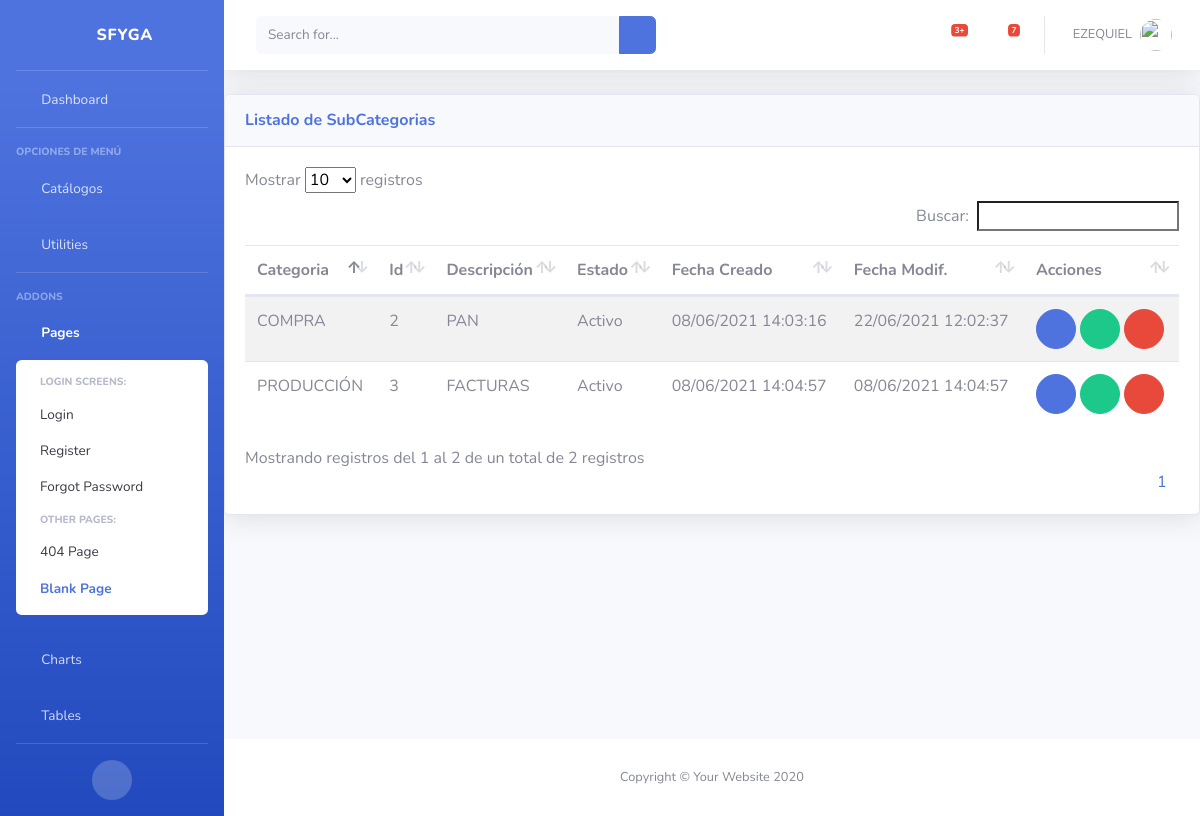
The app's page /inv/subcategorias/ (signed in), older data.
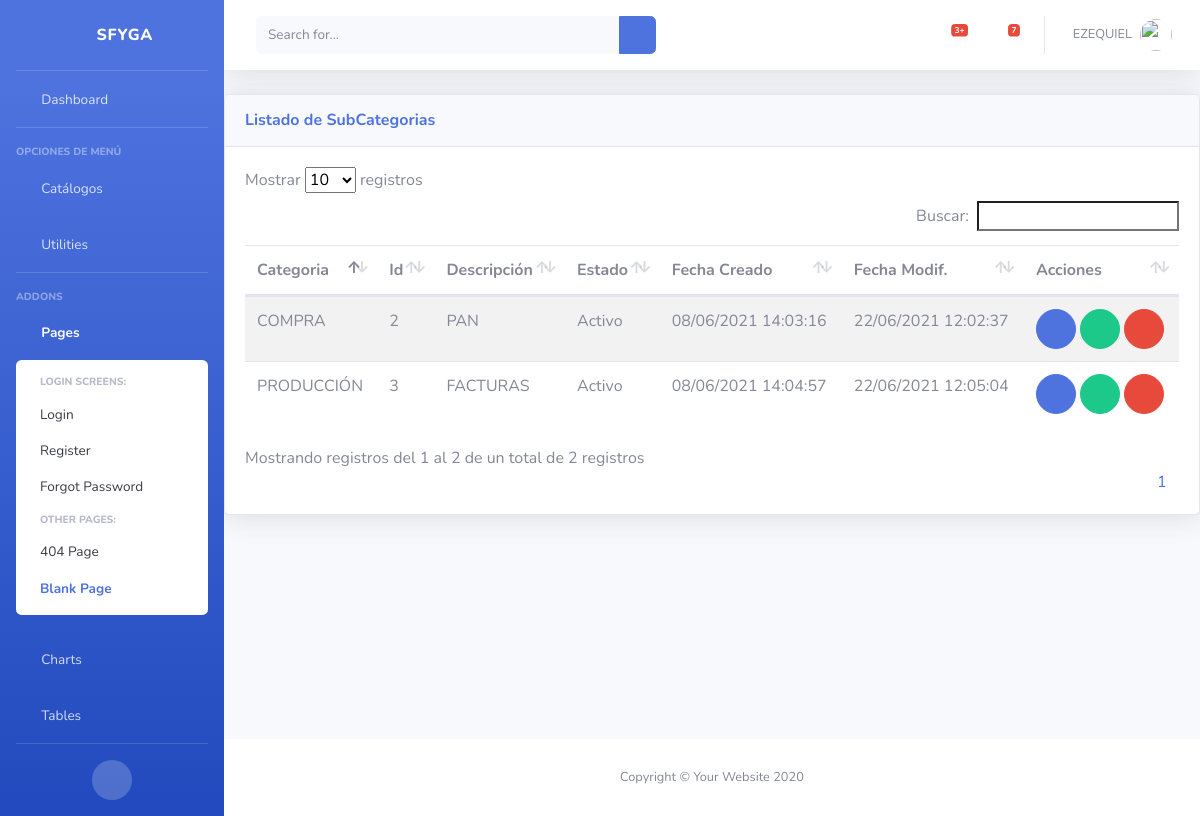
The same page, newer data.
### inv/models.py (models this page shows, shortened)
class SubCategoria(ClaseModelo):
    categoria = models.ForeignKey(Categoria, on_delete=models.CASCADE)
    descripcion = models.CharField( max_length=100, help_text = 'Descripción de la Categoria', unique = True )
    class Meta:
        verbose_name_plural = 'SubCategorias'
        unique_together = ('categoria','descripcion')

class Categoria(ClaseModelo):
    descripcion = models.CharField(max_length=100, help_text='Descripción de la Categoría', unique=True)
    def __str__(self):
        return '{}'.format(self.descripcion)
    class Meta:
        verbose_name_plural = 'Categorias'

### inv/views.py (the view)
# urls.py: path('subcategorias/', SubCategoriaView.as_view(), name='subcategoria_list'),
class SubCategoriaView(LoginRequiredMixin, generic.ListView):
    model = SubCategoria
    template_name = "inv/subcategoria_list.html"
    context_object_name = "obj"
    login_url = "bases:login"

### inv/templates/inv/subcategoria_list.html (shortened to what this page needs)
{% extends 'base/base.html' %}
{% block page_content %}
<div class="card shadow mb-4">
    <div
        class="card-header py-3 d-flex flex-row align-items-center justify-content-between">
        <h6 class="m-0 font-weight-bold text-primary">Listado de SubCategorias</h6>
        <div class="dropdown no-arrow">
            <a class="dropdown-toggle" href="#" role="button" id="dropdownMenuLink"
                data-toggle="dropdown" aria-haspopup="true" aria-expanded="false">
                <i class="fas fa-ellipsis-v fa-sm fa-fw text-gray-400"></i>
            </a>
        </div>
    </div>
    <div class="card-body">
        {% if not obj %}
            <div class="alert alert-info">No Hay SubCategorias</div>
        {% else %}
            <table class= "table table-striped table-hover">
                <thead>
                    <th>Categoria</th>
                    <th>Id</th>
                    <th>Descripción</th>
                    <th>Estado</th>
                    <th>Fecha Creado</th>
                    <th>Fecha Modif.</th>
                    <th class="all">Acciones</th>
                </thead>
                <tbody>
                    {% for item in obj %}
                    <tr>
                        <td>{{ item.categoria }}</td>
                        <td>{{ item.id }}</td>
                        <td>{{ item.descripcion }}</td>
                        <td>{{ item.estado| yesno:"Activo,Inactivo" }}</td>
                        <td>{{ item.fc | date:"d/m/Y H:i:s" }}</td>
                        <td>{{ item.fm | date:"d/m/Y H:i:s" }}</td>
                        <td>
                            <a href="#"  onclick="return abrir_modal('{% url 'inv:subcategoria_edit' item.id %}')" class="btn btn-primary btn-circle" role="button"><i class="fas fa-edit"></i></a>
                            {% if item.estado == True %}
                                <a href="#"  onclick="return abrir_modal('{% url 'inv:subcategoria_inactivar' item.id %}')" class="btn btn-success btn-circle" role="button"><i class="fas fa-check"></i></a>
                            {% endif %}
                            <a href="#"  onclick="return abrir_modal('{% url 'inv:subcategoria_del' item.id %}')" class="btn btn-danger btn-circle" role="button"><i class="fas fa-trash-alt"></i></a>
                        </td>
                    </tr>
                    {% endfor %}
                </tbody>
            </table>
        {% endif %}
    </div>
</div>
{% endblock page_content %}

Row changes from the older to the newer data that the page shows:
changed SubCategoria "FACTURAS": fm "08/06/2021 14:04:57" → "22/06/2021 12:05:04"
